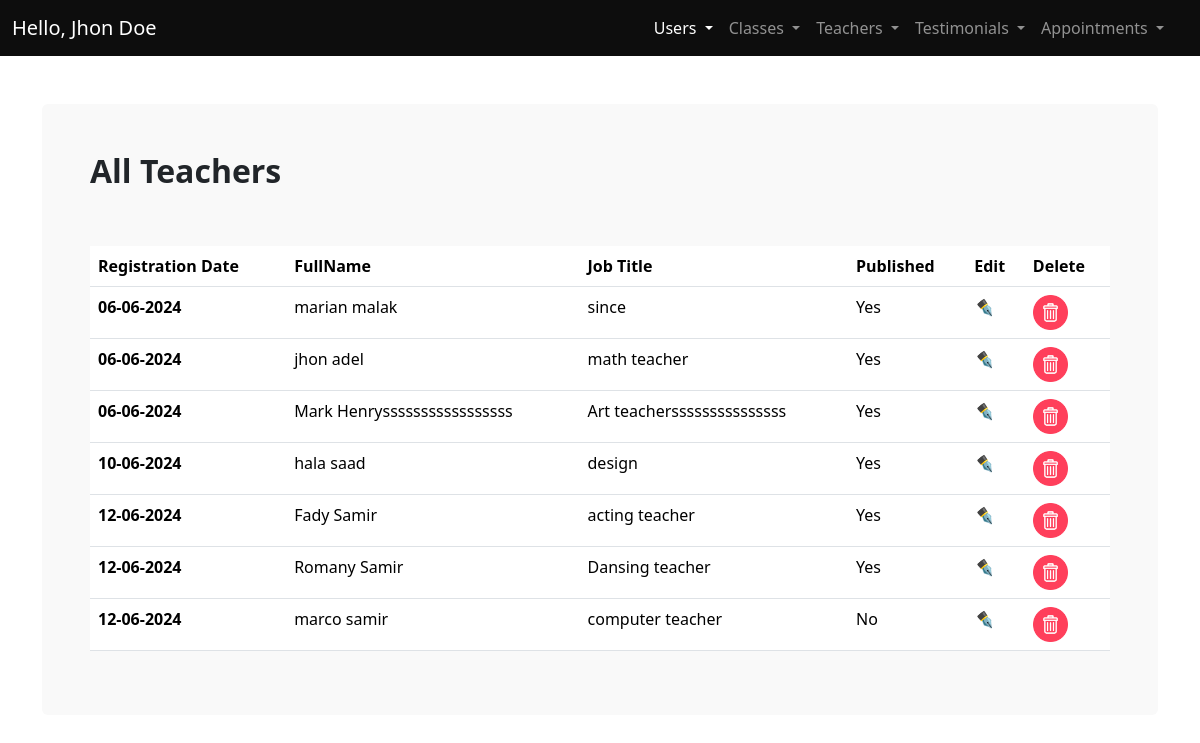
Screenshot of /admin/teachers.php (signed in) with the database file from the repository.
### tables this page shows
CREATE TABLE `teachers` (
  `id` int(11) NOT NULL,
  `regDate` timestamp NOT NULL DEFAULT current_timestamp(),
  `fullName` varchar(50) NOT NULL,
  `jobTitle` varchar(50) NOT NULL,
  `published` tinyint(4) NOT NULL,
  `image` varchar(50) NOT NULL
);

### admin/teachers.php (the view, shortened to what this page needs)
<?php
require_once "includes/conn.php";
      $sql = " SELECT * FROM `teachers`";
      $stmt = $conn->prepare($sql);
      $stmt->execute();
      $teachers = $stmt->fetchAll();
?>
<!DOCTYPE html>
<html lang="en">
  <head>
    <link rel="stylesheet" href="css/main.min.css" />
    <link rel="stylesheet" href="css/styles.css" />
  </head>
  <body>
    <main>
    <?php
      require_once "includes/nav.php";
    ?>
      <div class="container my-5">
        <div class="bg-light p-5 rounded">
          <h2 class="fw-bold fs-2 mb-5 pb-2">All Teachers</h2>
          <div class="table-responsive">
          <table class="table table-hover">
            <thead>
              <tr>
                <th scope="col">Registration Date</th>
                <th scope="col">FullName</th>
                <th scope="col">Job Title</th>
                <th scope="col">Published</th>
                <th scope="col">Edit</th>
                <th scope="col">Delete</th>
              </tr>
            </thead>
            <tbody>
            <?php  foreach($teachers as $teacher){ ?>
              <tr>
              <th scope="row"><?php echo date("d-m-Y", strtotime($teacher['regDate']));?></th>
              <td><?php echo $teacher['fullName']; ?></td>
              <td><?php echo $teacher['jobTitle']; ?></td>
              <td><?php if($teacher['published']===1){
                  echo 'Yes';
                }else{echo 'No';}; ?></td>
                <td><a href="edit_teacher.php?id=<?php echo $teacher['id']; ?>" class="text-decoration-none"><i>✒️</i></a></td>
                <td><a  href="includes/deleteteacher.php?id=<?php echo $teacher['id']; ?>" onclick="return confirm('Are you sure you want to delete?')" class="text-decoration-none"><img src="../img/trash-bin.png" alt="" style="max-width: 35px"></a></td>
              </tr>
              <?php } ?>
            </tbody>
          </table>
        </div>
        </div>
      </div>
    </main>
  </body>
</html>

### rows the page displays
teachers: regDate "06-06-2024", fullName "marian malak", jobTitle "since", published "Yes"
teachers: regDate "06-06-2024", fullName "jhon adel", jobTitle "math teacher", published "Yes"
teachers: regDate "06-06-2024", fullName "Mark Henrysssssssssssssssss", jobTitle "Art teachersssssssssssssss", published "Yes"
teachers: regDate "10-06-2024", fullName "hala saad", jobTitle "design", published "Yes"
teachers: regDate "12-06-2024", fullName "Fady Samir", jobTitle "acting teacher", published "Yes"
teachers: regDate "12-06-2024", fullName "Romany Samir", jobTitle "Dansing teacher", published "Yes"
teachers: regDate "12-06-2024", fullName "marco samir", jobTitle "computer teacher", published "No"
